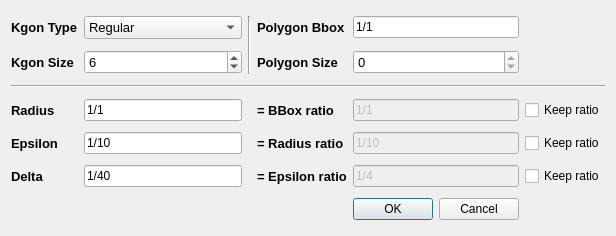
<?xml version="1.0" encoding="UTF-8"?>
<ui version="4.0">
 <class>Parameters</class>
 <widget class="QDialog" name="Parameters">
  <property name="geometry">
   <rect>
    <x>0</x>
    <y>0</y>
    <width>616</width>
    <height>236</height>
   </rect>
  </property>
  <property name="windowTitle">
   <string>Parameters</string>
  </property>
  <layout class="QGridLayout" name="gridLayout">
   <item row="0" column="0">
    <widget class="QLabel" name="labelType">
     <property name="font">
      <font>
       <pointsize>10</pointsize>
       <weight>75</weight>
       <bold>true</bold>
      </font>
     </property>
     <property name="text">
      <string>Kgon Type</string>
     </property>
     <property name="buddy">
      <cstring>comboBoxType</cstring>
     </property>
    </widget>
   </item>
   <item row="0" column="1">
    <widget class="QComboBox" name="comboBoxType">
     <property name="font">
      <font>
       <pointsize>10</pointsize>
       <weight>50</weight>
       <bold>false</bold>
      </font>
     </property>
     <item>
      <property name="text">
       <string>Regular</string>
      </property>
     </item>
     <item>
      <property name="text">
       <string>Random</string>
      </property>
     </item>
     <item>
      <property name="text">
       <string>Dependent</string>
      </property>
     </item>
    </widget>
   </item>
   <item row="0" column="2" rowspan="2">
    <widget class="Line" name="lineV">
     <property name="orientation">
      <enum>Qt::Vertical</enum>
     </property>
    </widget>
   </item>
   <item row="0" column="3">
    <widget class="QLabel" name="labelSizeBbox">
     <property name="font">
      <font>
       <pointsize>10</pointsize>
       <weight>75</weight>
       <bold>true</bold>
      </font>
     </property>
     <property name="text">
      <string>Polygon Bbox</string>
     </property>
     <property name="buddy">
      <cstring>lineEditBbox</cstring>
     </property>
    </widget>
   </item>
   <item row="0" column="4">
    <widget class="QLineEdit" name="lineEditBbox">
     <property name="text">
      <string>1/1</string>
     </property>
     <property name="maxLength">
      <number>21</number>
     </property>
     <property name="readOnly">
      <bool>true</bool>
     </property>
    </widget>
   </item>
   <item row="1" column="0">
    <widget class="QLabel" name="labelSize">
     <property name="font">
      <font>
       <pointsize>10</pointsize>
       <weight>75</weight>
       <bold>true</bold>
      </font>
     </property>
     <property name="text">
      <string>Kgon Size</string>
     </property>
     <property name="buddy">
      <cstring>spinBoxSize</cstring>
     </property>
    </widget>
   </item>
   <item row="1" column="1">
    <widget class="QSpinBox" name="spinBoxSize">
     <property name="font">
      <font>
       <pointsize>10</pointsize>
      </font>
     </property>
     <property name="minimum">
      <number>0</number>
     </property>
     <property name="maximum">
      <number>1048576</number>
     </property>
     <property name="value">
      <number>6</number>
     </property>
    </widget>
   </item>
   <item row="1" column="3">
    <widget class="QLabel" name="labelSizeP">
     <property name="font">
      <font>
       <pointsize>10</pointsize>
       <weight>75</weight>
       <bold>true</bold>
      </font>
     </property>
     <property name="text">
      <string>Polygon Size</string>
     </property>
     <property name="buddy">
      <cstring>spinBoxSizeP</cstring>
     </property>
    </widget>
   </item>
   <item row="1" column="4">
    <widget class="QSpinBox" name="spinBoxSizeP">
     <property name="font">
      <font>
       <pointsize>10</pointsize>
      </font>
     </property>
     <property name="readOnly">
      <bool>true</bool>
     </property>
     <property name="minimum">
      <number>0</number>
     </property>
     <property name="maximum">
      <number>1048576</number>
     </property>
     <property name="value">
      <number>0</number>
     </property>
    </widget>
   </item>
   <item row="2" column="0" colspan="6">
    <widget class="Line" name="lineH">
     <property name="orientation">
      <enum>Qt::Horizontal</enum>
     </property>
    </widget>
   </item>
   <item row="3" column="0">
    <widget class="QLabel" name="labelRadius">
     <property name="font">
      <font>
       <pointsize>10</pointsize>
       <weight>75</weight>
       <bold>true</bold>
      </font>
     </property>
     <property name="text">
      <string>Radius</string>
     </property>
     <property name="buddy">
      <cstring>lineEditRadius</cstring>
     </property>
    </widget>
   </item>
   <item row="3" column="1">
    <widget class="QLineEdit" name="lineEditRadius">
     <property name="text">
      <string>1/1</string>
     </property>
     <property name="maxLength">
      <number>21</number>
     </property>
    </widget>
   </item>
   <item row="3" column="3">
    <widget class="QLabel" name="labelRadiusRatio">
     <property name="font">
      <font>
       <pointsize>10</pointsize>
       <weight>75</weight>
       <bold>true</bold>
      </font>
     </property>
     <property name="text">
      <string>= BBox ratio</string>
     </property>
     <property name="buddy">
      <cstring>lineEditRadiusRatio</cstring>
     </property>
    </widget>
   </item>
   <item row="3" column="4">
    <widget class="QLineEdit" name="lineEditRadiusRatio">
     <property name="enabled">
      <bool>false</bool>
     </property>
     <property name="text">
      <string>1/1</string>
     </property>
     <property name="maxLength">
      <number>21</number>
     </property>
     <property name="readOnly">
      <bool>false</bool>
     </property>
    </widget>
   </item>
   <item row="3" column="5">
    <widget class="QCheckBox" name="checkBoxRadiusRatio">
     <property name="enabled">
      <bool>true</bool>
     </property>
     <property name="text">
      <string>Keep ratio</string>
     </property>
    </widget>
   </item>
   <item row="4" column="0">
    <widget class="QLabel" name="labelEpsilon">
     <property name="font">
      <font>
       <pointsize>10</pointsize>
       <weight>75</weight>
       <bold>true</bold>
      </font>
     </property>
     <property name="text">
      <string>Epsilon</string>
     </property>
     <property name="buddy">
      <cstring>lineEditEpsilon</cstring>
     </property>
    </widget>
   </item>
   <item row="4" column="1">
    <widget class="QLineEdit" name="lineEditEpsilon">
     <property name="text">
      <string>1/10</string>
     </property>
     <property name="maxLength">
      <number>21</number>
     </property>
    </widget>
   </item>
   <item row="4" column="3">
    <widget class="QLabel" name="labelEpsilonRatio">
     <property name="font">
      <font>
       <pointsize>10</pointsize>
       <weight>75</weight>
       <bold>true</bold>
      </font>
     </property>
     <property name="text">
      <string>= Radius ratio</string>
     </property>
     <property name="buddy">
      <cstring>lineEditEpsilonRatio</cstring>
     </property>
    </widget>
   </item>
   <item row="4" column="4">
    <widget class="QLineEdit" name="lineEditEpsilonRatio">
     <property name="enabled">
      <bool>false</bool>
     </property>
     <property name="text">
      <string>1/10</string>
     </property>
     <property name="maxLength">
      <number>21</number>
     </property>
     <property name="readOnly">
      <bool>false</bool>
     </property>
    </widget>
   </item>
   <item row="4" column="5">
    <widget class="QCheckBox" name="checkBoxEpsilonRatio">
     <property name="enabled">
      <bool>true</bool>
     </property>
     <property name="text">
      <string>Keep ratio</string>
     </property>
    </widget>
   </item>
   <item row="5" column="0">
    <widget class="QLabel" name="labelDelta">
     <property name="font">
      <font>
       <pointsize>10</pointsize>
       <weight>75</weight>
       <bold>true</bold>
      </font>
     </property>
     <property name="text">
      <string>Delta</string>
     </property>
     <property name="buddy">
      <cstring>lineEditDelta</cstring>
     </property>
    </widget>
   </item>
   <item row="5" column="1">
    <widget class="QLineEdit" name="lineEditDelta">
     <property name="text">
      <string>1/40</string>
     </property>
     <property name="maxLength">
      <number>21</number>
     </property>
    </widget>
   </item>
   <item row="5" column="3">
    <widget class="QLabel" name="labelDeltaRatio">
     <property name="font">
      <font>
       <pointsize>10</pointsize>
       <weight>75</weight>
       <bold>true</bold>
      </font>
     </property>
     <property name="text">
      <string>= Epsilon ratio</string>
     </property>
     <property name="buddy">
      <cstring>lineEditDeltaRatio</cstring>
     </property>
    </widget>
   </item>
   <item row="5" column="4">
    <widget class="QLineEdit" name="lineEditDeltaRatio">
     <property name="enabled">
      <bool>false</bool>
     </property>
     <property name="text">
      <string>1/4</string>
     </property>
     <property name="maxLength">
      <number>21</number>
     </property>
     <property name="readOnly">
      <bool>false</bool>
     </property>
    </widget>
   </item>
   <item row="5" column="5">
    <widget class="QCheckBox" name="checkBoxDeltaRatio">
     <property name="enabled">
      <bool>true</bool>
     </property>
     <property name="text">
      <string>Keep ratio</string>
     </property>
     <property name="tristate">
      <bool>false</bool>
     </property>
    </widget>
   </item>
   <item row="6" column="4">
    <widget class="QDialogButtonBox" name="buttonBox">
     <property name="orientation">
      <enum>Qt::Horizontal</enum>
     </property>
     <property name="standardButtons">
      <set>QDialogButtonBox::Cancel|QDialogButtonBox::Ok</set>
     </property>
    </widget>
   </item>
  </layout>
 </widget>
 <tabstops>
  <tabstop>lineEditRadius</tabstop>
  <tabstop>lineEditRadiusRatio</tabstop>
  <tabstop>lineEditEpsilon</tabstop>
  <tabstop>lineEditEpsilonRatio</tabstop>
  <tabstop>lineEditDelta</tabstop>
  <tabstop>lineEditDeltaRatio</tabstop>
  <tabstop>checkBoxRadiusRatio</tabstop>
  <tabstop>checkBoxEpsilonRatio</tabstop>
  <tabstop>checkBoxDeltaRatio</tabstop>
  <tabstop>comboBoxType</tabstop>
  <tabstop>spinBoxSize</tabstop>
  <tabstop>buttonBox</tabstop>
  <tabstop>lineEditBbox</tabstop>
  <tabstop>spinBoxSizeP</tabstop>
 </tabstops>
 <resources/>
 <connections>
  <connection>
   <sender>buttonBox</sender>
   <signal>accepted()</signal>
   <receiver>Parameters</receiver>
   <slot>accept()</slot>
   <hints>
    <hint type="sourcelabel">
     <x>505</x>
     <y>223</y>
    </hint>
    <hint type="destinationlabel">
     <x>157</x>
     <y>127</y>
    </hint>
   </hints>
  </connection>
  <connection>
   <sender>buttonBox</sender>
   <signal>rejected()</signal>
   <receiver>Parameters</receiver>
   <slot>reject()</slot>
   <hints>
    <hint type="sourcelabel">
     <x>505</x>
     <y>223</y>
    </hint>
    <hint type="destinationlabel">
     <x>226</x>
     <y>127</y>
    </hint>
   </hints>
  </connection>
  <connection>
   <sender>comboBoxType</sender>
   <signal>currentIndexChanged(int)</signal>
   <receiver>Parameters</receiver>
   <slot>editType(int)</slot>
   <hints>
    <hint type="sourcelabel">
     <x>131</x>
     <y>21</y>
    </hint>
    <hint type="destinationlabel">
     <x>225</x>
     <y>14</y>
    </hint>
   </hints>
  </connection>
  <connection>
   <sender>spinBoxSize</sender>
   <signal>valueChanged(int)</signal>
   <receiver>Parameters</receiver>
   <slot>editSize(int)</slot>
   <hints>
    <hint type="sourcelabel">
     <x>195</x>
     <y>72</y>
    </hint>
    <hint type="destinationlabel">
     <x>223</x>
     <y>46</y>
    </hint>
   </hints>
  </connection>
  <connection>
   <sender>lineEditRadius</sender>
   <signal>textChanged(QString)</signal>
   <receiver>Parameters</receiver>
   <slot>editRadius(QString)</slot>
   <hints>
    <hint type="sourcelabel">
     <x>195</x>
     <y>118</y>
    </hint>
    <hint type="destinationlabel">
     <x>230</x>
     <y>79</y>
    </hint>
   </hints>
  </connection>
  <connection>
   <sender>lineEditEpsilon</sender>
   <signal>textChanged(QString)</signal>
   <receiver>Parameters</receiver>
   <slot>editEpsilon(QString)</slot>
   <hints>
    <hint type="sourcelabel">
     <x>195</x>
     <y>153</y>
    </hint>
    <hint type="destinationlabel">
     <x>121</x>
     <y>89</y>
    </hint>
   </hints>
  </connection>
  <connection>
   <sender>lineEditDelta</sender>
   <signal>textChanged(QString)</signal>
   <receiver>Parameters</receiver>
   <slot>editDelta(QString)</slot>
   <hints>
    <hint type="sourcelabel">
     <x>144</x>
     <y>175</y>
    </hint>
    <hint type="destinationlabel">
     <x>307</x>
     <y>117</y>
    </hint>
   </hints>
  </connection>
  <connection>
   <sender>lineEditRadius</sender>
   <signal>editingFinished()</signal>
   <receiver>Parameters</receiver>
   <slot>changedRadius()</slot>
   <hints>
    <hint type="sourcelabel">
     <x>144</x>
     <y>105</y>
    </hint>
    <hint type="destinationlabel">
     <x>307</x>
     <y>117</y>
    </hint>
   </hints>
  </connection>
  <connection>
   <sender>lineEditEpsilon</sender>
   <signal>editingFinished()</signal>
   <receiver>Parameters</receiver>
   <slot>changedEpsilon()</slot>
   <hints>
    <hint type="sourcelabel">
     <x>144</x>
     <y>140</y>
    </hint>
    <hint type="destinationlabel">
     <x>307</x>
     <y>117</y>
    </hint>
   </hints>
  </connection>
  <connection>
   <sender>lineEditDelta</sender>
   <signal>editingFinished()</signal>
   <receiver>Parameters</receiver>
   <slot>changedDelta()</slot>
   <hints>
    <hint type="sourcelabel">
     <x>144</x>
     <y>175</y>
    </hint>
    <hint type="destinationlabel">
     <x>307</x>
     <y>117</y>
    </hint>
   </hints>
  </connection>
  <connection>
   <sender>checkBoxRadiusRatio</sender>
   <signal>toggled(bool)</signal>
   <receiver>Parameters</receiver>
   <slot>keepRadiusRatio(bool)</slot>
   <hints>
    <hint type="sourcelabel">
     <x>559</x>
     <y>104</y>
    </hint>
    <hint type="destinationlabel">
     <x>307</x>
     <y>117</y>
    </hint>
   </hints>
  </connection>
  <connection>
   <sender>checkBoxEpsilonRatio</sender>
   <signal>toggled(bool)</signal>
   <receiver>Parameters</receiver>
   <slot>keepEpsilonRatio(bool)</slot>
   <hints>
    <hint type="sourcelabel">
     <x>559</x>
     <y>139</y>
    </hint>
    <hint type="destinationlabel">
     <x>307</x>
     <y>117</y>
    </hint>
   </hints>
  </connection>
  <connection>
   <sender>checkBoxDeltaRatio</sender>
   <signal>toggled(bool)</signal>
   <receiver>Parameters</receiver>
   <slot>keepDeltaRatio(bool)</slot>
   <hints>
    <hint type="sourcelabel">
     <x>559</x>
     <y>174</y>
    </hint>
    <hint type="destinationlabel">
     <x>307</x>
     <y>117</y>
    </hint>
   </hints>
  </connection>
  <connection>
   <sender>lineEditRadiusRatio</sender>
   <signal>textChanged(QString)</signal>
   <receiver>Parameters</receiver>
   <slot>editRadiusRatio(QString)</slot>
   <hints>
    <hint type="sourcelabel">
     <x>417</x>
     <y>105</y>
    </hint>
    <hint type="destinationlabel">
     <x>307</x>
     <y>117</y>
    </hint>
   </hints>
  </connection>
  <connection>
   <sender>lineEditEpsilonRatio</sender>
   <signal>textChanged(QString)</signal>
   <receiver>Parameters</receiver>
   <slot>editEpsilonRatio(QString)</slot>
   <hints>
    <hint type="sourcelabel">
     <x>417</x>
     <y>140</y>
    </hint>
    <hint type="destinationlabel">
     <x>307</x>
     <y>117</y>
    </hint>
   </hints>
  </connection>
  <connection>
   <sender>lineEditDeltaRatio</sender>
   <signal>textChanged(QString)</signal>
   <receiver>Parameters</receiver>
   <slot>editDeltaRatio(QString)</slot>
   <hints>
    <hint type="sourcelabel">
     <x>417</x>
     <y>175</y>
    </hint>
    <hint type="destinationlabel">
     <x>307</x>
     <y>117</y>
    </hint>
   </hints>
  </connection>
  <connection>
   <sender>lineEditRadiusRatio</sender>
   <signal>editingFinished()</signal>
   <receiver>Parameters</receiver>
   <slot>changedRadiusRatio()</slot>
   <hints>
    <hint type="sourcelabel">
     <x>417</x>
     <y>105</y>
    </hint>
    <hint type="destinationlabel">
     <x>307</x>
     <y>117</y>
    </hint>
   </hints>
  </connection>
  <connection>
   <sender>lineEditEpsilonRatio</sender>
   <signal>editingFinished()</signal>
   <receiver>Parameters</receiver>
   <slot>changedEpsilonRatio()</slot>
   <hints>
    <hint type="sourcelabel">
     <x>417</x>
     <y>140</y>
    </hint>
    <hint type="destinationlabel">
     <x>307</x>
     <y>117</y>
    </hint>
   </hints>
  </connection>
  <connection>
   <sender>lineEditDeltaRatio</sender>
   <signal>editingFinished()</signal>
   <receiver>Parameters</receiver>
   <slot>changedDeltaRatio()</slot>
   <hints>
    <hint type="sourcelabel">
     <x>417</x>
     <y>175</y>
    </hint>
    <hint type="destinationlabel">
     <x>307</x>
     <y>117</y>
    </hint>
   </hints>
  </connection>
 </connections>
 <slots>
  <slot>editType(int)</slot>
  <slot>editSize(int)</slot>
  <slot>editRadius(QString)</slot>
  <slot>editEpsilon(QString)</slot>
  <slot>editDelta(QString)</slot>
  <slot>changedRadius()</slot>
  <slot>changedEpsilon()</slot>
  <slot>changedDelta()</slot>
  <slot>keepRadiusRatio(bool)</slot>
  <slot>keepEpsilonRatio(bool)</slot>
  <slot>keepDeltaRatio(bool)</slot>
  <slot>editRadiusRatio(QString)</slot>
  <slot>editEpsilonRatio(QString)</slot>
  <slot>editDeltaRatio(QString)</slot>
  <slot>changedRadiusRatio()</slot>
  <slot>changedEpsilonRatio()</slot>
  <slot>changedDeltaRatio()</slot>
 </slots>
</ui>
